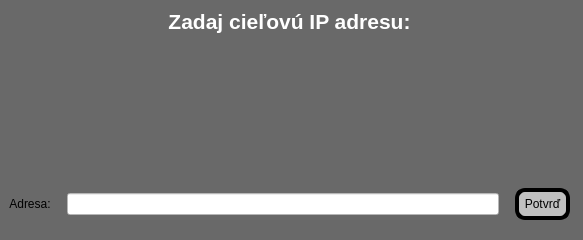
<?xml version="1.0" encoding="UTF-8"?>
<ui version="4.0">
 <class>AddressDialog</class>
 <widget class="QDialog" name="AddressDialog">
  <property name="geometry">
   <rect>
    <x>0</x>
    <y>0</y>
    <width>583</width>
    <height>240</height>
   </rect>
  </property>
  <property name="windowTitle">
   <string>Dialog</string>
  </property>
  <property name="styleSheet">
   <string notr="true">background-color:DimGrey;</string>
  </property>
  <widget class="QWidget" name="verticalLayoutWidget">
   <property name="geometry">
    <rect>
     <x>9</x>
     <y>9</y>
     <width>561</width>
     <height>221</height>
    </rect>
   </property>
   <layout class="QVBoxLayout" name="verticalLayout" stretch="0,0,5,0">
    <item>
     <widget class="QLabel" name="label">
      <property name="font">
       <font>
        <pointsize>16</pointsize>
        <bold>true</bold>
       </font>
      </property>
      <property name="styleSheet">
       <string notr="true">color:white;</string>
      </property>
      <property name="text">
       <string>Zadaj cieľovú IP adresu:</string>
      </property>
      <property name="alignment">
       <set>Qt::AlignCenter</set>
      </property>
     </widget>
    </item>
    <item>
     <spacer name="verticalSpacer">
      <property name="orientation">
       <enum>Qt::Vertical</enum>
      </property>
      <property name="sizeHint" stdset="0">
       <size>
        <width>20</width>
        <height>40</height>
       </size>
      </property>
     </spacer>
    </item>
    <item>
     <layout class="QHBoxLayout" name="horizontalLayout">
      <item>
       <widget class="QLabel" name="label_2">
        <property name="styleSheet">
         <string notr="true">color:black;
font: 700 14pt &quot;Segoe UI&quot;;</string>
        </property>
        <property name="text">
         <string>Adresa:</string>
        </property>
        <property name="alignment">
         <set>Qt::AlignCenter</set>
        </property>
       </widget>
      </item>
      <item>
       <spacer name="horizontalSpacer">
        <property name="orientation">
         <enum>Qt::Horizontal</enum>
        </property>
        <property name="sizeType">
         <enum>QSizePolicy::Fixed</enum>
        </property>
        <property name="sizeHint" stdset="0">
         <size>
          <width>10</width>
          <height>20</height>
         </size>
        </property>
       </spacer>
      </item>
      <item>
       <widget class="QLineEdit" name="robotAddressField">
        <property name="styleSheet">
         <string notr="true">background-color:#ffffff;
font: 12pt &quot;Segoe UI&quot;;</string>
        </property>
       </widget>
      </item>
      <item>
       <spacer name="horizontalSpacer_2">
        <property name="orientation">
         <enum>Qt::Horizontal</enum>
        </property>
        <property name="sizeType">
         <enum>QSizePolicy::Fixed</enum>
        </property>
        <property name="sizeHint" stdset="0">
         <size>
          <width>10</width>
          <height>20</height>
         </size>
        </property>
       </spacer>
      </item>
      <item>
       <widget class="QPushButton" name="pushButton">
        <property name="styleSheet">
         <string notr="true">	background-color: silver;
	border-style:outset;
    border-radius: 10px;
	border-color:black;
	border-width:4px;
    padding: 5px;
	font: 700 12pt &quot;Segoe UI&quot;;
	color:black</string>
        </property>
        <property name="text">
         <string>Potvrď</string>
        </property>
       </widget>
      </item>
     </layout>
    </item>
    <item>
     <spacer name="verticalSpacer_2">
      <property name="orientation">
       <enum>Qt::Vertical</enum>
      </property>
      <property name="sizeType">
       <enum>QSizePolicy::Fixed</enum>
      </property>
      <property name="sizeHint" stdset="0">
       <size>
        <width>20</width>
        <height>10</height>
       </size>
      </property>
     </spacer>
    </item>
   </layout>
  </widget>
 </widget>
 <resources/>
 <connections/>
</ui>
